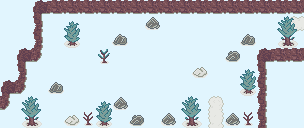

The image is a tile-based game level rendered from a .tmx file. Its description and source (layers, tilesets, objects; grid data summarised) follow:
An orthogonal 19x8 tile map with 16x16 px tiles, 2 tile layers (Tile Layer 1, Tile Layer 2), 6 tilesets and 5 objects (2x Door, Modifier).

<map version="1.9" tiledversion="1.9.0" orientation="orthogonal" renderorder="right-down" width="19" height="8" tilewidth="16" tileheight="16" infinite="0" backgroundcolor="#e1f5fe" nextlayerid="11" nextobjectid="60">
 <properties>
  <property name="map-name" value="Route 8" />
  <property name="music" value="route-3" />
 </properties>
 <tileset firstgid="1" source="../tilesets/outdoor-1.tsx" />
 <tileset firstgid="129" source="../tilesets/monsters.tsx" />
 <tileset firstgid="204" source="../tilesets/npc_common.tsx" />
 <tileset firstgid="256" source="../tilesets/outdoor-2.tsx" />
 <tileset firstgid="416" source="../tilesets/outdoor-3.tsx" />
 <tileset firstgid="544" source="../tilesets/basic.tsx" />
 <layer id="1" name="Tile Layer 1" width="19" height="8">
  <data>[152 cells, 58 non-empty, 16 distinct tile ids]</data>
 </layer>
 <objectgroup id="9" name="npc" />
 <layer id="6" name="Tile Layer 2" width="19" height="8">
  <data>[152 cells, 9 non-empty, 3 distinct tile ids]</data>
 </layer>
 <objectgroup id="8" name="items">
  <object id="56" class="Modifier" gid="562" x="240" y="64" width="16" height="16">
   <properties>
    <property name="moneyDelta" type="int" value="50" />
   </properties>
  </object>
  <object id="58" gid="555" x="80" y="112" width="16" height="16">
   <properties>
    <property name="healthPointsDelta" type="int" value="30" />
   </properties>
  </object>
  <object id="59" gid="470" x="208" y="48" width="16" height="16">
   <properties>
    <property name="action">(begin
  (define event-id "62.item")
  (define item-id "kiwi-juice")
  (if (!get event-id)
    (begin
      (dialog '(("Hey, there is something here!")))
        (give-item item-id)
        (set event-id #t))
    (dialog '(("A little plant… nothing else.")))))</property>
   </properties>
  </object>
 </objectgroup>
 <objectgroup id="10" name="spawn points">
  <object id="54" class="Door" x="208" y="112" width="16" height="16">
   <properties>
    <property name="mainDoor" type="bool" value="true" />
    <property name="orientation" type="int" value="1" />
    <property name="roomId" value="57" />
   </properties>
  </object>
  <object id="55" class="Door" x="288" y="16" width="16" height="16">
   <properties>
    <property name="orientation" type="int" value="3" />
    <property name="roomId" value="63" />
   </properties>
  </object>
 </objectgroup>
</map>
